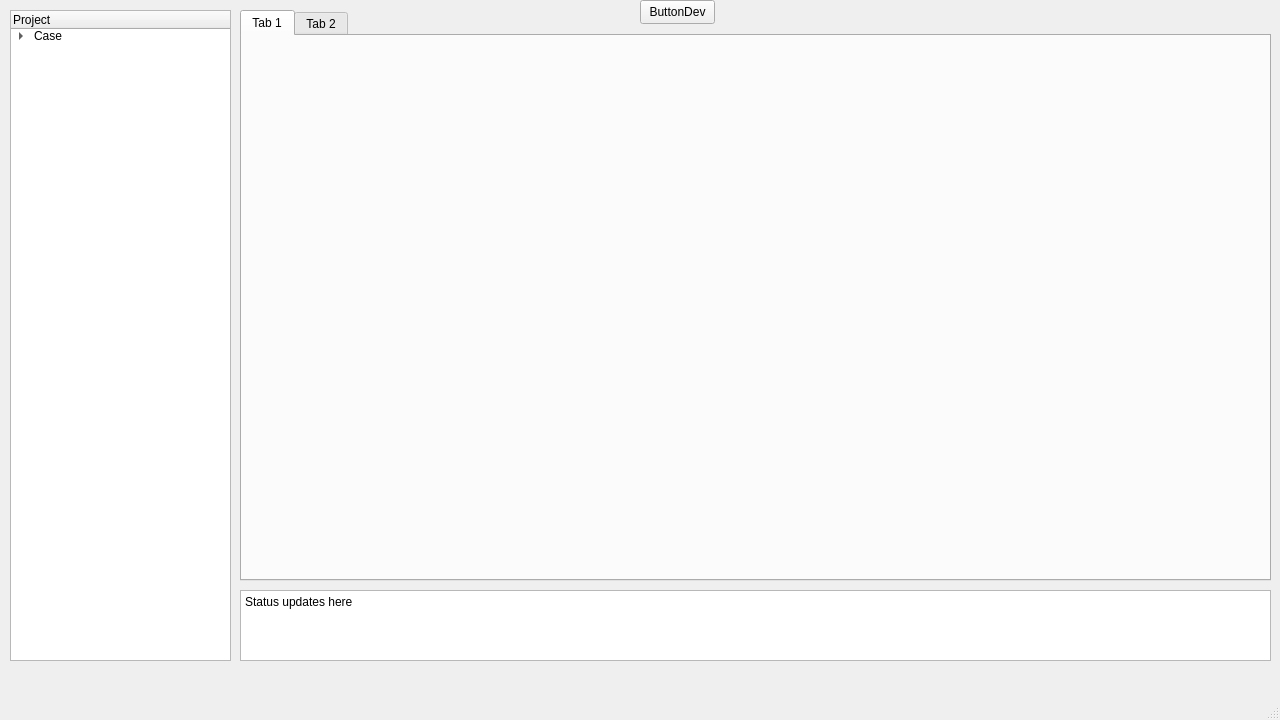
<?xml version="1.0" encoding="UTF-8"?>
<ui version="4.0">
 <class>MainWindow</class>
 <widget class="QMainWindow" name="MainWindow">
  <property name="geometry">
   <rect>
    <x>0</x>
    <y>0</y>
    <width>1280</width>
    <height>720</height>
   </rect>
  </property>
  <property name="windowTitle">
   <string>MainWindow</string>
  </property>
  <widget class="QWidget" name="centralwidget">
   <widget class="QTreeWidget" name="treeWidget">
    <property name="geometry">
     <rect>
      <x>10</x>
      <y>10</y>
      <width>221</width>
      <height>651</height>
     </rect>
    </property>
    <column>
     <property name="text">
      <string>Project</string>
     </property>
    </column>
    <item>
     <property name="text">
      <string>Case</string>
     </property>
     <item>
      <property name="text">
       <string>Turbine Hydraulics</string>
      </property>
      <item>
       <property name="text">
        <string>Load Data</string>
       </property>
      </item>
      <item>
       <property name="text">
        <string>Sizing</string>
       </property>
      </item>
      <item>
       <property name="text">
        <string>Surface Fit Settings</string>
       </property>
      </item>
      <item>
       <property name="text">
        <string>Output Options</string>
       </property>
      </item>
     </item>
     <item>
      <property name="text">
       <string>Performance Simulator</string>
      </property>
      <item>
       <property name="text">
        <string>Maximised Output</string>
       </property>
      </item>
      <item>
       <property name="text">
        <string>Manual/Automatic Control</string>
       </property>
      </item>
      <item>
       <property name="text">
        <string>Output Options</string>
       </property>
      </item>
     </item>
     <item>
      <property name="text">
       <string>Turbine Loads</string>
      </property>
     </item>
    </item>
   </widget>
   <widget class="QPlainTextEdit" name="plainTextEdit">
    <property name="geometry">
     <rect>
      <x>240</x>
      <y>590</y>
      <width>1031</width>
      <height>71</height>
     </rect>
    </property>
    <property name="plainText">
     <string>Status updates here</string>
    </property>
   </widget>
   <widget class="QTabWidget" name="tabWidget">
    <property name="geometry">
     <rect>
      <x>240</x>
      <y>10</y>
      <width>1031</width>
      <height>571</height>
     </rect>
    </property>
    <property name="currentIndex">
     <number>0</number>
    </property>
    <widget class="QWidget" name="tab">
     <attribute name="title">
      <string>Tab 1</string>
     </attribute>
    </widget>
    <widget class="QWidget" name="tab_2">
     <attribute name="title">
      <string>Tab 2</string>
     </attribute>
    </widget>
   </widget>
   <widget class="QPushButton" name="ButtonDev">
    <property name="geometry">
     <rect>
      <x>640</x>
      <y>0</y>
      <width>75</width>
      <height>24</height>
     </rect>
    </property>
    <property name="text">
     <string>ButtonDev</string>
    </property>
   </widget>
  </widget>
  <widget class="QMenuBar" name="menubar">
   <property name="geometry">
    <rect>
     <x>0</x>
     <y>0</y>
     <width>1280</width>
     <height>22</height>
    </rect>
   </property>
  </widget>
  <widget class="QStatusBar" name="statusbar"/>
 </widget>
 <resources/>
 <connections/>
</ui>
